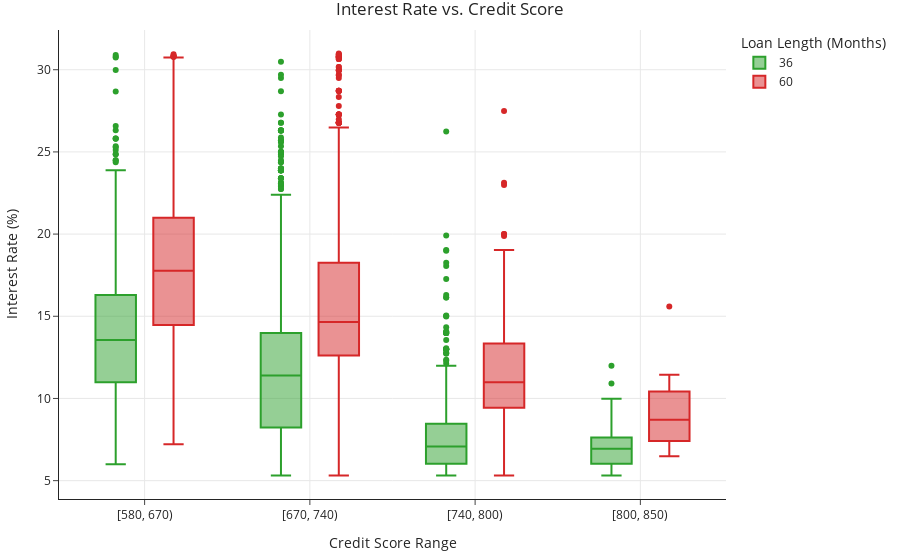

The notebook cell saved with this chart:
### Markdown cell above
Run the cell below to draw your boxplot. If you did everything correctly, it should look like the example above. Make sure to run this cell before moving forward, otherwise the tests won't work correctly.

### Code cell
q3_fig = create_boxplot(loans)
q3_fig

### Figure 1 — Plotly figure (JSON) as saved in the notebook; plotly's stock layout.template omitted (floating-point values rounded to 4 significant figures; data arrays with more than 128 entries replaced by an {"elided": "..."} marker saying what was removed)
{"data": [{"alignmentgroup": "True", "hovertemplate": "Loan Length (Months)=36<br>Credit Score Range=%{x}<br>Interest Rate (%)=%{y}<extra></extra>", "legendgroup": "36", "marker": {"color": "#2CA02C"}, "name": "36", "notched": false, "offsetgroup": "36", "orientation": "v", "showlegend": true, "type": "box", "x": {"elided": "4233 str values"}, "x0": " ", "xaxis": "x", "y": {"elided": "4233 float values"}, "y0": " ", "yaxis": "y"}, {"alignmentgroup": "True", "hovertemplate": "Loan Length (Months)=60<br>Credit Score Range=%{x}<br>Interest Rate (%)=%{y}<extra></extra>", "legendgroup": "60", "marker": {"color": "#D62728"}, "name": "60", "notched": false, "offsetgroup": "60", "orientation": "v", "showlegend": true, "type": "box", "x": {"elided": "2067 str values"}, "x0": " ", "xaxis": "x", "y": {"elided": "2067 float values"}, "y0": " ", "yaxis": "y"}], "layout": {"boxmode": "group", "legend": {"title": {"text": "Loan Length (Months)"}, "tracegroupgap": 0}, "title": {"text": "Interest Rate vs. Credit Score"}, "xaxis": {"anchor": "y", "domain": [0, 1], "title": {"text": "Credit Score Range"}}, "yaxis": {"anchor": "x", "domain": [0, 1], "title": {"text": "Interest Rate (%)"}}}}
